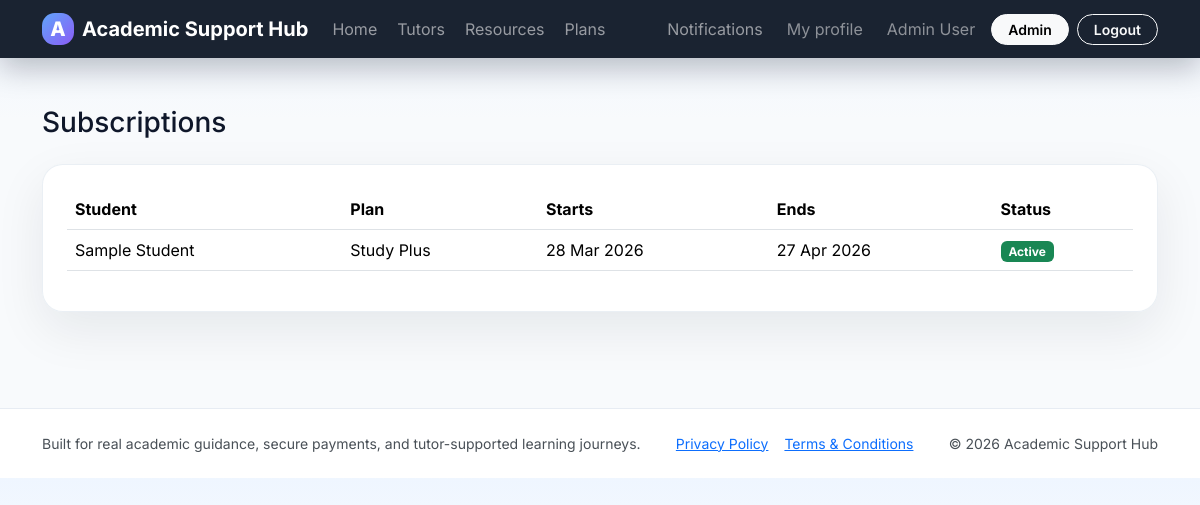
/admin/subscriptions.php (signed in), run on the app's committed database.
### tables this page shows
CREATE TABLE settings (
    id INT UNSIGNED AUTO_INCREMENT PRIMARY KEY,
    setting_key VARCHAR(100) NOT NULL UNIQUE,
    setting_value TEXT NOT NULL
);

CREATE TABLE users (
    id INT UNSIGNED AUTO_INCREMENT PRIMARY KEY,
    name VARCHAR(150) NOT NULL,
    email VARCHAR(190) NOT NULL UNIQUE,
    password VARCHAR(255) NOT NULL,
    role ENUM('admin','student','tutor') NOT NULL DEFAULT 'student',
    phone_number VARCHAR(25) NULL,
    university VARCHAR(190) NULL,
    bio TEXT NULL,
    avatar_path VARCHAR(255) NULL,
    created_at TIMESTAMP NOT NULL DEFAULT CURRENT_TIMESTAMP
);

CREATE TABLE user_subscriptions (
    id INT UNSIGNED AUTO_INCREMENT PRIMARY KEY,
    user_id INT UNSIGNED NOT NULL,
    plan_id INT UNSIGNED NOT NULL,
    payment_transaction_id INT UNSIGNED NULL,
    starts_at DATETIME NOT NULL,
    ends_at DATETIME NOT NULL,
    status ENUM('active','expired','cancelled') NOT NULL DEFAULT 'active',
    created_at TIMESTAMP NOT NULL DEFAULT CURRENT_TIMESTAMP,
    CONSTRAINT fk_user_subscriptions_user FOREIGN KEY (user_id) REFERENCES users(id) ON DELETE CASCADE,
    CONSTRAINT fk_user_subscriptions_plan FOREIGN KEY (plan_id) REFERENCES subscription_plans(id) ON DELETE CASCADE
);

CREATE TABLE subscription_plans (
    id INT UNSIGNED AUTO_INCREMENT PRIMARY KEY,
    name VARCHAR(100) NOT NULL,
    monthly_price DECIMAL(10,2) NOT NULL,
    help_discount_percent DECIMAL(5,2) NOT NULL DEFAULT 0,
    monthly_help_credits INT UNSIGNED NOT NULL DEFAULT 0,
    feature_summary VARCHAR(255) NOT NULL,
    description TEXT NOT NULL
);

### includes/bootstrap.php (called while the page is built, shortened)
<?php
require_once __DIR__ . '/../config/config.php';
require_once __DIR__ . '/functions.php';
refresh_current_user();

### admin/subscriptions.php (the view, shortened to what this page needs)
<?php
require_once __DIR__ . '/../includes/bootstrap.php';
$subs = $pdo->query("
    SELECT us.*, u.name AS student_name, sp.name AS plan_name
    FROM user_subscriptions us
    INNER JOIN users u ON u.id = us.user_id
    INNER JOIN subscription_plans sp ON sp.id = us.plan_id
    ORDER BY us.id DESC
")->fetchAll();
include __DIR__ . '/../includes/header.php';
?>
<h1 class="h3 mb-4">Subscriptions</h1>
<div class="card card-soft p-4">
    <div class="table-responsive">
        <table class="table align-middle">
            <thead><tr><th>Student</th><th>Plan</th><th>Starts</th><th>Ends</th><th>Status</th></tr></thead>
            <tbody>
                <?php foreach ($subs as $sub): ?>
                    <tr>
                        <td><?= e($sub['student_name']) ?></td>
                        <td><?= e($sub['plan_name']) ?></td>
                        <td><?= e(date('d M Y', strtotime($sub['starts_at']))) ?></td>
                        <td><?= e(date('d M Y', strtotime($sub['ends_at']))) ?></td>
                        <td><?= status_badge($sub['status']) ?></td>
                    </tr>
                <?php endforeach; ?>
            </tbody>
        </table>
    </div>
</div>
<?php include __DIR__ . '/../includes/footer.php'; ?>

### includes/header.php (shortened to what this page needs)
<?php
$user = current_user();
$platformName = get_setting('platform_name', APP_NAME);
?>
<!doctype html>
<html lang="en">
<head>
    <link href="https://cdn.jsdelivr.net/npm/bootstrap@5.3.7/dist/css/bootstrap.min.css" rel="stylesheet">
    <link href="<?= app_url('assets/css/style.css') ?>" rel="stylesheet">
</head>
<body>
<nav class="navbar navbar-expand-lg navbar-dark glass-nav sticky-top">
    <div class="container">
        <a class="navbar-brand fw-bold d-flex align-items-center gap-2" href="<?= app_url() ?>">
            <span class="brand-mark">A</span>
            <span><?= e($platformName) ?></span>
        </a>
        <div class="collapse navbar-collapse" id="appNav">
            <ul class="navbar-nav me-auto mb-2 mb-lg-0 gap-lg-1">
                <li class="nav-item"><a class="nav-link" href="<?= app_url() ?>">Home</a></li>
                <li class="nav-item"><a class="nav-link" href="<?= app_url('tutors.php') ?>">Tutors</a></li>
                <li class="nav-item"><a class="nav-link" href="<?= app_url('resources.php') ?>">Resources</a></li>
                <li class="nav-item"><a class="nav-link" href="<?= app_url('pricing.php') ?>">Plans</a></li>
            </ul>
            <ul class="navbar-nav align-items-lg-center gap-lg-2">
                <?php if ($user): ?>
                    <li class="nav-item dropdown">
                        <a class="nav-link position-relative" href="#" data-bs-toggle="dropdown">Notifications</a>
                    </li>
                    <li class="nav-item"><a class="nav-link text-white-50" href="<?= app_url('profile.php') ?>">My profile</a></li>
                    <li class="nav-item"><span class="nav-link text-white-50"><?= e($user['name']) ?></span></li>
                    <?php if ($user['role'] === 'admin'): ?>
                        <li class="nav-item"><a class="btn btn-light btn-sm rounded-pill px-3" href="<?= app_url('admin/dashboard.php') ?>">Admin</a></li>
                    <?php elseif ($user['role'] === 'tutor'): ?>
                        <li class="nav-item"><a class="btn btn-light btn-sm rounded-pill px-3" href="<?= app_url('tutor/dashboard.php') ?>">Tutor panel</a></li>
                    <?php else: ?>
                        <li class="nav-item"><a class="btn btn-light btn-sm rounded-pill px-3" href="<?= app_url('student/dashboard.php') ?>">Student panel</a></li>
                    <?php endif; ?>
                    <li class="nav-item"><a class="btn btn-outline-light btn-sm rounded-pill px-3" href="<?= app_url('logout.php') ?>">Logout</a></li>
                <?php else: ?>
                    <li class="nav-item"><a class="btn btn-outline-light btn-sm rounded-pill px-3" href="<?= app_url('login.php') ?>">Login</a></li>
                    <li class="nav-item"><a class="btn btn-warning btn-sm rounded-pill px-3" href="<?= app_url('register.php') ?>">Create account</a></li>
                <?php endif; ?>
            </ul>
        </div>
    </div>
</nav>
<main class="py-4 py-lg-5">
    <div class="container">

### includes/functions.php (shortened to what this page needs)
<?php
function app_url(string $path = ''): string
{
    $path = ltrim($path, '/');
    return BASE_URL . ($path !== '' ? '/' . $path : '');
}
function e(mixed $value): string
{
    return htmlspecialchars((string) $value, ENT_QUOTES, 'UTF-8');
}
function current_user(): ?array
{
    return $_SESSION['user'] ?? null;
}
function refresh_current_user(): void
{
    global $pdo;
    $stmt = $pdo->prepare('SELECT * FROM users WHERE id = :id LIMIT 1');
    $stmt->execute(['id' => (int) $_SESSION['user']['id']]);
}
function get_setting(string $key, string $default = ''): string
{
    global $pdo;
    $stmt = $pdo->prepare('SELECT setting_value FROM settings WHERE setting_key = :setting_key LIMIT 1');
    $stmt->execute(['setting_key' => $key]);
    $row = $stmt->fetch();
    return (string) ($row['setting_value'] ?? $default);
}
function status_badge(string $status): string
{
    $map = [
        'open' => 'warning', 'quoted' => 'info', 'accepted' => 'primary', 'awaiting_payment' => 'warning',
        'payment_pending' => 'warning', 'paid' => 'success', 'in_progress' => 'primary', 'completed' => 'success',
        'cancelled' => 'secondary', 'held' => 'warning', 'released' => 'success', 'pending' => 'warning',
        'requested' => 'warning', 'approved' => 'success', 'rejected' => 'danger', 'active' => 'success',
        'expired' => 'secondary', 'verified' => 'success', 'failed' => 'danger', 'submitted' => 'info'
    ];
    $class = $map[$status] ?? 'secondary';
    return '<span class="badge text-bg-' . $class . '">' . e(ucwords(str_replace('_', ' ', $status))) . '</span>';
}

### includes/footer.php (shortened to what this page needs)
    </div>
</main>
<footer class="footer-shell mt-5">
    <div class="container d-flex flex-column flex-md-row justify-content-between gap-3 small text-light-emphasis">
        <div>Built for real academic guidance, secure payments, and tutor-supported learning journeys.</div>
        <div class="d-flex flex-wrap gap-3"><a href="<?= app_url('privacy_policy.php') ?>">Privacy Policy</a><a href="<?= app_url('terms.php') ?>">Terms &amp; Conditions</a></div>
        <div>&copy; <?= date('Y') ?> <?= e(get_setting('platform_name', APP_NAME)) ?></div>
    </div>
</footer>
</body>
</html>

### assets/css/style.css (style rules this page uses)
:root { --bg:#081120;--surface:#ffffff;--muted:#64748b;--line:#e2e8f0;--brand:#2563eb;--brand-2:#8b5cf6;--success:#10b981;--warning:#f59e0b;--shadow:0 18px 50px rgba(15,23,42,.08); }
* { box-sizing:border-box }
body { font-family:Inter,system-ui,-apple-system,sans-serif;background:linear-gradient(180deg,#eff6ff 0%,#f8fafc 25%,#f8fafc 100%);color:#0f172a }
.glass-nav { background:rgba(8,17,32,.92);backdrop-filter:blur(14px);box-shadow:0 10px 30px rgba(2,6,23,.25) }
.brand-mark { display:inline-grid;place-items:center;width:2rem;height:2rem;border-radius:.8rem;background:linear-gradient(135deg,#60a5fa,#8b5cf6);font-weight:800 }
.card-soft,.metric-card,.pricing-card { border:1px solid rgba(226,232,240,.7);background:rgba(255,255,255,.92);backdrop-filter:blur(10px);border-radius:1.3rem;box-shadow:var(--shadow) }
.footer-shell { padding:1.5rem 0;background:#fff;border-top:1px solid rgba(226,232,240,.8) }
.btn { border-radius:.9rem;font-weight:600 }

### data on the page
settings: setting_value "Academic Support Hub"
users: name "Admin User"
user_subscriptions: user.name "Sample Student", plan.name "Study Plus", starts_at "28 Mar 2026", ends_at "27 Apr 2026", status "Active"
